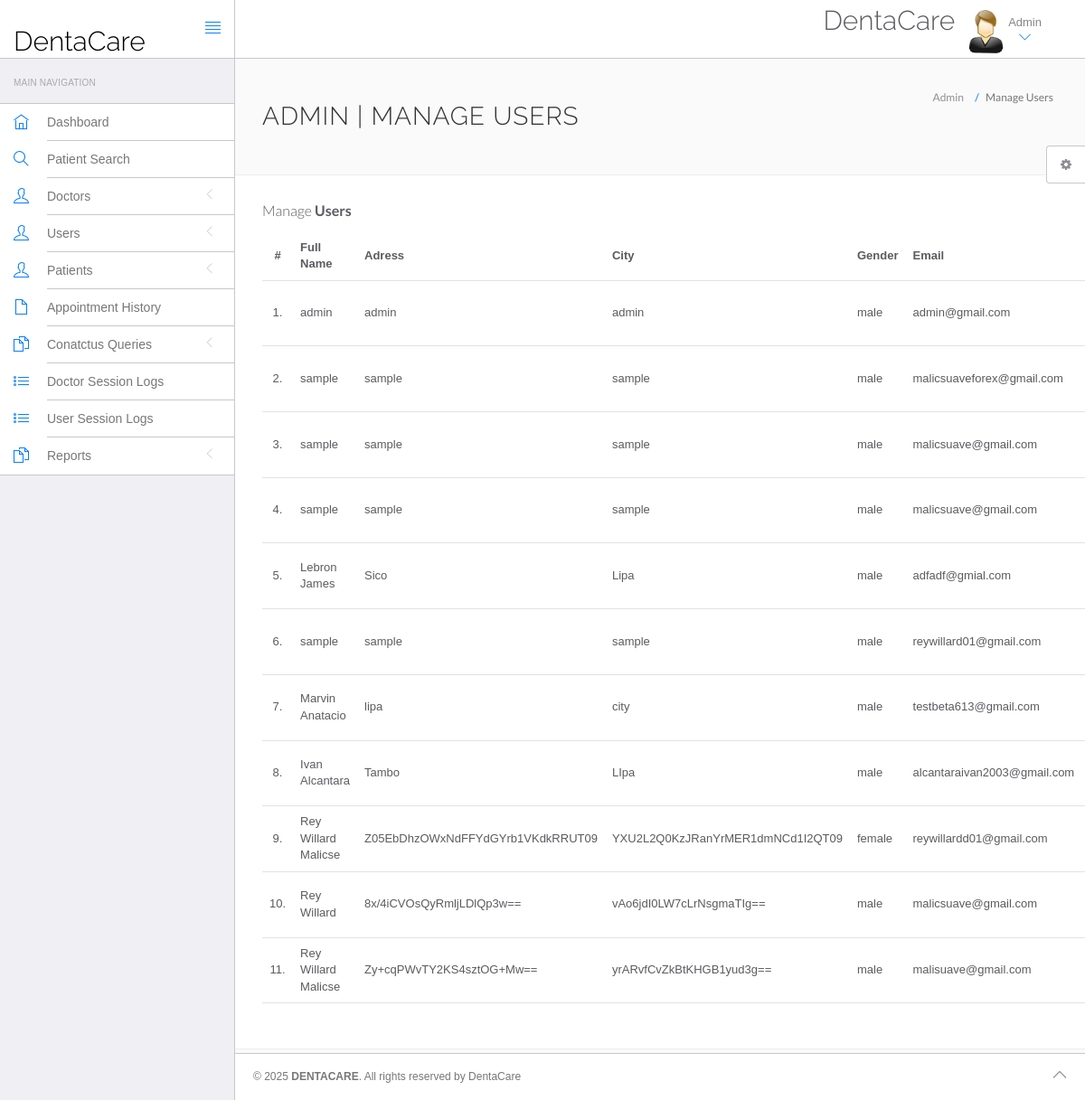
The app's page /hms/admin/manage-users.php (signed in) with its own data.
### tables this page shows
CREATE TABLE `users` (
  `id` int(11) NOT NULL,
  `fullName` varchar(255) DEFAULT NULL,
  `address` longtext DEFAULT NULL,
  `city` varchar(255) DEFAULT NULL,
  `province` varchar(255) DEFAULT NULL,
  `gender` varchar(255) DEFAULT NULL,
  `email` varchar(255) DEFAULT NULL,
  `password` varchar(255) DEFAULT NULL,
  `regDate` timestamp NULL DEFAULT current_timestamp(),
  `updationDate` timestamp NULL DEFAULT NULL ON UPDATE current_timestamp(),
  `role` enum('user') NOT NULL DEFAULT 'user',
  `profile_picture` varchar(255) DEFAULT NULL
);

### hms/admin/manage-users.php (the view, shortened to what this page needs)
<?php
include('include/config.php');
?>
<!DOCTYPE html>
<html lang="en">
	<head>
		<link rel="stylesheet" href="vendor/bootstrap/css/bootstrap.min.css">
		<link rel="stylesheet" href="vendor/fontawesome/css/font-awesome.min.css">
		<link rel="stylesheet" href="vendor/themify-icons/themify-icons.min.css">
		<link href="vendor/animate.css/animate.min.css" rel="stylesheet" media="screen">
		<link href="vendor/perfect-scrollbar/perfect-scrollbar.min.css" rel="stylesheet" media="screen">
		<link href="vendor/switchery/switchery.min.css" rel="stylesheet" media="screen">
		<link href="vendor/bootstrap-touchspin/jquery.bootstrap-touchspin.min.css" rel="stylesheet" media="screen">
		<link href="vendor/select2/select2.min.css" rel="stylesheet" media="screen">
		<link href="vendor/bootstrap-datepicker/bootstrap-datepicker3.standalone.min.css" rel="stylesheet" media="screen">
		<link href="vendor/bootstrap-timepicker/bootstrap-timepicker.min.css" rel="stylesheet" media="screen">
		<link rel="stylesheet" href="assets/css/styles.css">
		<link rel="stylesheet" href="assets/css/plugins.css">
		<link rel="stylesheet" href="assets/css/themes/theme-1.css" id="skin_color" />
		<link rel="stylesheet" href="https://cdn.jsdelivr.net/npm/sweetalert2@11/dist/sweetalert2.min.css">
	</head>
	<body>
		<div id="app">
<?php include('include/sidebar.php');?>
			<div class="app-content">
						<?php include('include/header.php');?>
				<div class="main-content" >
					<div class="wrap-content container" id="container">
						<section id="page-title">
							<div class="row">
								<div class="col-sm-8">
									<h1 class="mainTitle">Admin | Manage Users</h1>
																	</div>
								<ol class="breadcrumb">
									<li>
										<span>Admin</span>
									</li>
									<li class="active">
										<span>Manage Users</span>
									</li>
								</ol>
							</div>
						</section>
						<div class="container-fluid container-fullw bg-white">
									<div class="row">
								<div class="col-md-12">
									<h5 class="over-title margin-bottom-15">Manage <span class="text-bold">Users</span></h5>
									<table class="table table-hover" id="sample-table-1">
										<thead>
											<tr>
												<th class="center">#</th>
												<th>Full Name</th>
												<th class="hidden-xs">Adress</th>
												<th>City</th>
												<th>Gender </th>
												<th>Email </th>
												<th>Creation Date </th>
											</tr>
										</thead>
										<tbody>
<?php
$sql=mysqli_query($con,"select * from users");
$cnt=1;
while($row=mysqli_fetch_array($sql))
{
?>
											<tr>
												<td class="center"><?php echo $cnt;?>.</td>
												<td class="hidden-xs"><?php echo $row['fullName'];?></td>
												<td><?php echo $row['address'];?></td>
												<td><?php echo $row['city'];?>
												</td>
												<td><?php echo $row['gender'];?></td>
												<td><?php echo $row['email'];?></td>
												<td><?php echo $row['regDate'];?></td>
											</tr>
											<?php
$cnt=$cnt+1;
											 }?>
										</tbody>
									</table>
								</div>
							</div>
								</div>
							</div>
						</div>
					</div>
					<?php include('include/footer.php');?>
				</div>
	<?php include('include/setting.php');?>
	</body>
</html>

### hms/admin/assets/css/themes/theme-1.css (style rules this page uses)
body { background: #FAFAFA; }

### records on screen
users: fullName "admin", address "admin", city "admin", gender "male", email "admin@gmail.com"
users: fullName "sample", address "sample", city "sample", gender "male", email "malicsuaveforex@gmail.com"
users: fullName "sample", address "sample", city "sample", gender "male", email "malicsuave@gmail.com"
users: fullName "sample", address "sample", city "sample", gender "male", email "malicsuave@gmail.com"
users: fullName "Lebron James", address "Sico", city "Lipa", gender "male", email "adfadf@gmial.com"
users: fullName "sample", address "sample", city "sample", gender "male", email "reywillard01@gmail.com"
users: fullName "Marvin Anatacio", address "lipa", city "city", gender "male", email "testbeta613@gmail.com"
users: fullName "Ivan Alcantara", address "Tambo", city "LIpa", gender "male", email "alcantaraivan2003@gmail.com"
users: fullName "Rey Willard Malicse", address "Z05EbDhzOWxNdFFYdGYrb1VKdkRRUT09", city "YXU2L2Q0KzJRanYrMER1dmNCd1I2QT09", gender "female", email "reywillardd01@gmail.com"
users: fullName "Rey Willard", address "8x/4iCVOsQyRmljLDlQp3w==", city "vAo6jdI0LW7cLrNsgmaTIg==", gender "male", email "malicsuave@gmail.com"
users: fullName "Rey Willard Malicse", address "Zy+cqPWvTY2KS4sztOG+Mw==", city "yrARvfCvZkBtKHGB1yud3g==", gender "male", email "malisuave@gmail.com"
